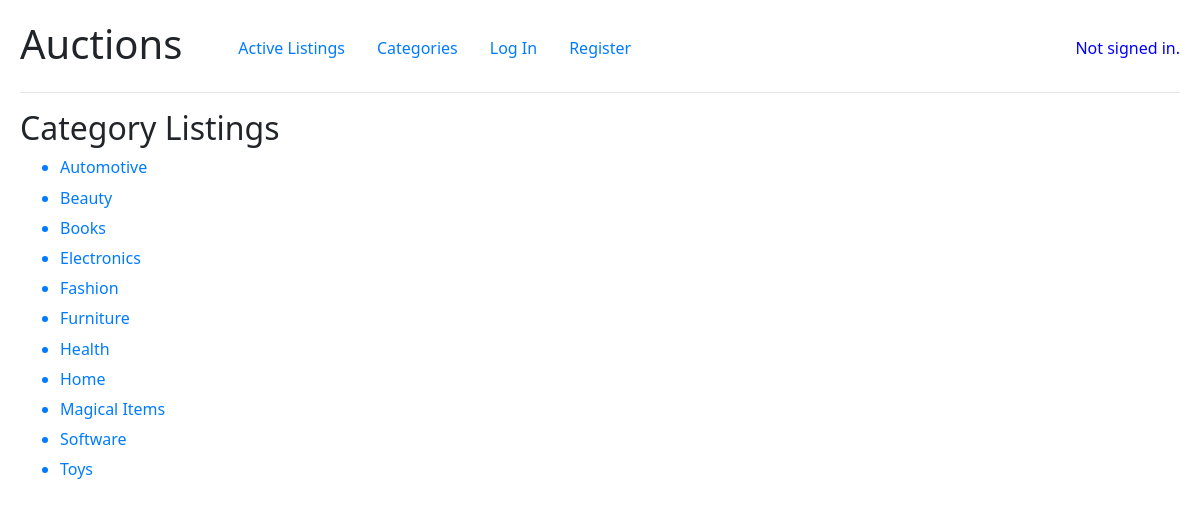
Page /categories on the earlier database version.
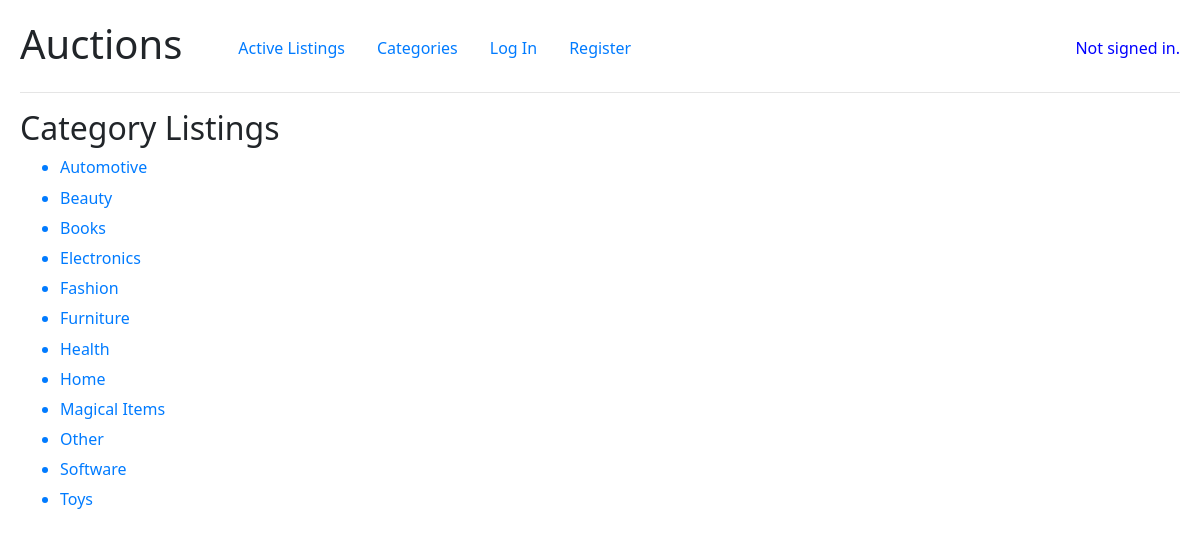
Same page on the later database version.
### auctions/models.py (models this page shows)
class Category(models.Model):
    category_item = models.CharField(max_length=64)
    class Meta:
        ordering = ('category_item',)
    def __str__(self):
        return self.category_item

### auctions/views.py (the view)
# urls.py: path("categories", views.categories, name="categories"),
def categories(request):
    return render(request, "auctions/categories.html", {
        "categories": Category.objects.all(),
    })

### auctions/templates/auctions/categories.html
{% extends "auctions/layout.html" %}
{% block body %}
    <h2>Category Listings</h2>
    <ul>
        {% for category in categories %}
            <a href="{% url 'category' category=category %}">
            <li><h6>{{ category }}</h6></li>
            </a>
        {% endfor %}
    </ul>
{% endblock %}

### auctions/templates/auctions/layout.html (shortened to what this page needs)
{% load static %}
<!DOCTYPE html>
<html lang="en">
    <head>
        <link rel="stylesheet" href="https://stackpath.bootstrapcdn.com/bootstrap/4.4.1/css/bootstrap.min.css">
        <link rel="stylesheet" href="{% static 'auctions/styles.css' %}">
    </head>
    <body>
        <div id="lay_main">
            <div>
                <h1>Auctions</h1>
            </div>
            <div class="lay_item2">
                <ul class="nav">
                    <li class="nav-item">
                        <a class="nav-link" href="{% url 'index' %}">Active Listings</a>
                    </li>
                    <li class="nav-item">
                        <a class="nav-link" href="{% url 'categories' %}">Categories</a>
                    </li>
                    {% if user.is_authenticated %}
                        <li class="nav-item">
                            <a class="nav-link" href="{% url 'create' %}">Create a Listing</a>
                        </li>
                        <li class="nav-item">
                            <a class="nav-link" href="{% url 'users_watchlist' %}">Watchlist</a>
                        </li>
                        <li class="nav-item">
                            <a class="nav-link" href="{% url 'won' %}">Won auctions</a>
                        </li>
                        <li class="nav-item">
                            <a class="nav-link" href="{% url 'logout' %}">Log Out</a>
                        </li>
                    {% else %}
                        <li class="nav-item">
                            <a class="nav-link" href="{% url 'login' %}">Log In</a>
                        </li>
                        <li class="nav-item">
                            <a class="nav-link" href="{% url 'register' %}">Register</a>
                        </li>
                    {% endif %}
                </ul>
            </div>
            <div class="lay_item3">
                {% if user.is_authenticated %}
                    Signed in as <strong>{{ user.username }}</strong>.
                {% else %}
                    Not signed in.
                {% endif %}
            </div>
        </div>
        <hr>
        {% block body %}
        {% endblock %}
    </body>
</html>

### auctions/static/auctions/styles.css (style rules this page uses)
body { padding: 20px; font-family: 'Segoe UI', Tahoma, Geneva, Verdana, sans-serif; }
#lay_main { display: flex; flex-direction: row; align-items: center; }
.lay_item2 { margin-left: 40px; }
.lay_item3 { color: blue; margin-left: auto; }

Differences in the rows shown:
added Category: category_item "Other"
